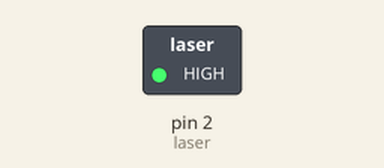
Simulated run of this sketch. Board: Arduino Uno, built with avr-gcc and run on an emulated ATmega328P. On the bench: switched loads named in the sketch (green lamp = pin HIGH).

Above: at 0.1 s.
Timing chart, 0 to 1.6 s (numbered marks = the images above):
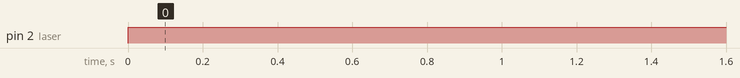

Measured:
- by itself, pin 2 (laser): LOW → HIGH at 0.00 s

The sketch:

sketch_laser.ino
```cpp
int laser = 2;

void setup() {
  //Informa que a porta 2 do laser vai ser para saida
  pinMode(laser, OUTPUT);
}

void loop() {
  //Liga o laser
  digitalWrite(laser, HIGH);
}
```
